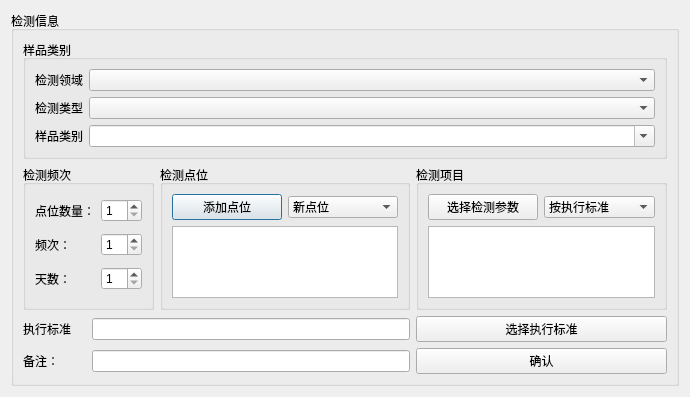
<?xml version="1.0" encoding="UTF-8"?>
<ui version="4.0">
 <class>testInfoEditor</class>
 <widget class="QDialog" name="testInfoEditor">
  <property name="geometry">
   <rect>
    <x>0</x>
    <y>0</y>
    <width>690</width>
    <height>397</height>
   </rect>
  </property>
  <property name="windowTitle">
   <string>Dialog</string>
  </property>
  <layout class="QHBoxLayout" name="horizontalLayout_2">
   <item>
    <widget class="QGroupBox" name="groupBox">
     <property name="title">
      <string>检测信息</string>
     </property>
     <layout class="QGridLayout" name="gridLayout_8">
      <item row="1" column="2">
       <widget class="QGroupBox" name="groupBox_4">
        <property name="title">
         <string>检测点位</string>
        </property>
        <layout class="QGridLayout" name="gridLayout_6">
         <item row="0" column="0">
          <widget class="QPushButton" name="sampleSiteSeclectBtn">
           <property name="text">
            <string>添加点位</string>
           </property>
          </widget>
         </item>
         <item row="0" column="1">
          <widget class="QComboBox" name="siteSelectBox">
           <item>
            <property name="text">
             <string>新点位</string>
            </property>
           </item>
           <item>
            <property name="text">
             <string>历史点位</string>
            </property>
           </item>
          </widget>
         </item>
         <item row="1" column="0" colspan="2">
          <widget class="QTextEdit" name="samplePosEdit">
           <property name="readOnly">
            <bool>true</bool>
           </property>
          </widget>
         </item>
        </layout>
       </widget>
      </item>
      <item row="5" column="0">
       <widget class="QLabel" name="label_21">
        <property name="text">
         <string>备注：</string>
        </property>
       </widget>
      </item>
      <item row="5" column="3">
       <layout class="QHBoxLayout" name="horizontalLayout">
        <item>
         <widget class="QPushButton" name="testInofOkBtn">
          <property name="text">
           <string>确认</string>
          </property>
         </widget>
        </item>
       </layout>
      </item>
      <item row="1" column="3">
       <widget class="QGroupBox" name="groupBox_5">
        <property name="title">
         <string>检测项目</string>
        </property>
        <layout class="QGridLayout" name="gridLayout_7">
         <item row="0" column="1">
          <widget class="QComboBox" name="comboBox">
           <item>
            <property name="text">
             <string>按执行标准</string>
            </property>
           </item>
           <item>
            <property name="text">
             <string>选择项目</string>
            </property>
           </item>
           <item>
            <property name="text">
             <string>按历史项目</string>
            </property>
           </item>
          </widget>
         </item>
         <item row="0" column="0">
          <widget class="QPushButton" name="testItemAddBtn">
           <property name="text">
            <string>选择检测参数</string>
           </property>
          </widget>
         </item>
         <item row="1" column="0" colspan="2">
          <widget class="QTextEdit" name="testItemEdit">
           <property name="enabled">
            <bool>true</bool>
           </property>
           <property name="readOnly">
            <bool>false</bool>
           </property>
           <property name="placeholderText">
            <string/>
           </property>
          </widget>
         </item>
        </layout>
       </widget>
      </item>
      <item row="3" column="3">
       <widget class="QPushButton" name="standardSelectBtn">
        <property name="text">
         <string>选择执行标准</string>
        </property>
       </widget>
      </item>
      <item row="5" column="1" colspan="2">
       <widget class="QLineEdit" name="remarkEdit"/>
      </item>
      <item row="3" column="0">
       <widget class="QLabel" name="label_33">
        <property name="text">
         <string>执行标准</string>
        </property>
       </widget>
      </item>
      <item row="3" column="1" colspan="2">
       <widget class="QLineEdit" name="standardNameEidt">
        <property name="readOnly">
         <bool>true</bool>
        </property>
       </widget>
      </item>
      <item row="0" column="0" colspan="4">
       <widget class="QGroupBox" name="groupBox_2">
        <property name="title">
         <string>样品类别</string>
        </property>
        <layout class="QGridLayout" name="gridLayout_4" columnstretch="0,1">
         <item row="0" column="0">
          <widget class="QLabel" name="label_18">
           <property name="text">
            <string>检测领域</string>
           </property>
          </widget>
         </item>
         <item row="2" column="1">
          <widget class="QComboBox" name="sampleTypeBox">
           <property name="editable">
            <bool>true</bool>
           </property>
          </widget>
         </item>
         <item row="0" column="1">
          <widget class="QComboBox" name="testFiledBox"/>
         </item>
         <item row="1" column="0">
          <widget class="QLabel" name="label_19">
           <property name="text">
            <string>检测类型</string>
           </property>
          </widget>
         </item>
         <item row="2" column="0">
          <widget class="QLabel" name="label_20">
           <property name="text">
            <string>样品类别</string>
           </property>
          </widget>
         </item>
         <item row="1" column="1">
          <widget class="QComboBox" name="testTypeBox"/>
         </item>
        </layout>
       </widget>
      </item>
      <item row="1" column="0" colspan="2">
       <widget class="QGroupBox" name="groupBox_3">
        <property name="title">
         <string>检测频次</string>
        </property>
        <layout class="QGridLayout" name="gridLayout_5">
         <item row="0" column="0">
          <widget class="QLabel" name="label_23">
           <property name="text">
            <string>点位数量：</string>
           </property>
          </widget>
         </item>
         <item row="1" column="0">
          <widget class="QLabel" name="label_24">
           <property name="text">
            <string>频次：</string>
           </property>
          </widget>
         </item>
         <item row="2" column="0">
          <widget class="QLabel" name="label_25">
           <property name="text">
            <string>天数：</string>
           </property>
          </widget>
         </item>
         <item row="0" column="1">
          <widget class="QSpinBox" name="samplingPosCountBox">
           <property name="enabled">
            <bool>true</bool>
           </property>
           <property name="minimum">
            <number>1</number>
           </property>
           <property name="value">
            <number>1</number>
           </property>
          </widget>
         </item>
         <item row="1" column="1">
          <widget class="QSpinBox" name="samplingFrequencyBox">
           <property name="minimum">
            <number>1</number>
           </property>
           <property name="maximum">
            <number>24</number>
           </property>
          </widget>
         </item>
         <item row="2" column="1">
          <widget class="QSpinBox" name="samplingPeriodCountBox">
           <property name="minimum">
            <number>1</number>
           </property>
           <property name="maximum">
            <number>30</number>
           </property>
          </widget>
         </item>
        </layout>
       </widget>
      </item>
     </layout>
    </widget>
   </item>
  </layout>
 </widget>
 <resources/>
 <connections/>
</ui>
